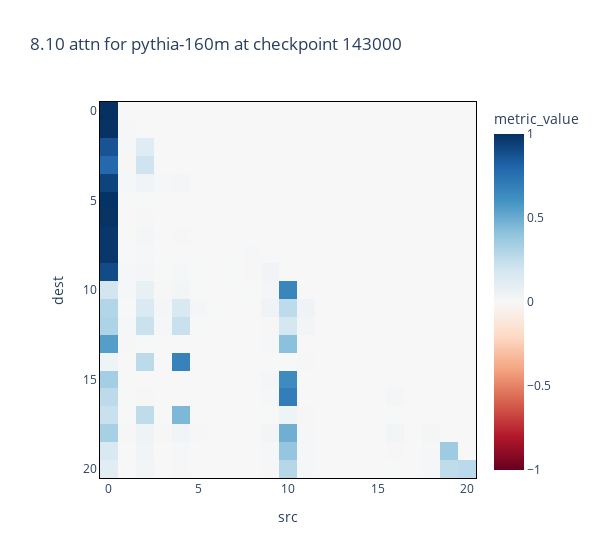

The notebook cell this image was saved under:
### Code cell
imshow_p(
        attention_patterns_by_head[0][2], 
        title=f'8.10 attn for {MODEL_SHORTNAME} at checkpoint {checkpoint}',
        labels={"x": "src", "y": "dest", "color": "metric_value"},
        border=True,
        coloraxis=dict(cmin=min, cmax=max),
        width=600,
        margin={"r": 100, "l": 100}
        )

### Figure 1 — Plotly figure (JSON) as saved in the notebook; plotly's stock layout.template omitted (floating-point values rounded to 4 significant figures; data arrays with more than 128 entries replaced by an {"elided": "..."} marker saying what was removed)
{"data": [{"coloraxis": "coloraxis", "hovertemplate": "src: %{x}<br>dest: %{y}<br>metric_value: %{z}<extra></extra>", "name": "0", "type": "heatmap", "xaxis": "x", "yaxis": "y", "z": {"elided": "21x21 float values"}}], "layout": {"coloraxis": {"cmax": 1, "cmid": 0, "cmin": -1, "colorbar": {"title": {"text": "metric_value"}}, "colorscale": [[0, "rgb(103,0,31)"], [0.1, "rgb(178,24,43)"], [0.2, "rgb(214,96,77)"], [0.3, "rgb(244,165,130)"], [0.4, "rgb(253,219,199)"], [0.5, "rgb(247,247,247)"], [0.6, "rgb(209,229,240)"], [0.7, "rgb(146,197,222)"], [0.8, "rgb(67,147,195)"], [0.9, "rgb(33,102,172)"], [1, "rgb(5,48,97)"]]}, "margin": {"l": 100, "r": 100}, "title": {"text": "8.10 attn for pythia-160m at checkpoint 143000"}, "width": 600, "xaxis": {"anchor": "y", "constrain": "domain", "domain": [0, 1], "linecolor": "black", "linewidth": 1, "mirror": true, "scaleanchor": "y", "showline": true, "title": {"text": "src"}}, "yaxis": {"anchor": "x", "autorange": "reversed", "constrain": "domain", "domain": [0, 1], "linecolor": "black", "linewidth": 1, "mirror": true, "showline": true, "title": {"text": "dest"}}}}
